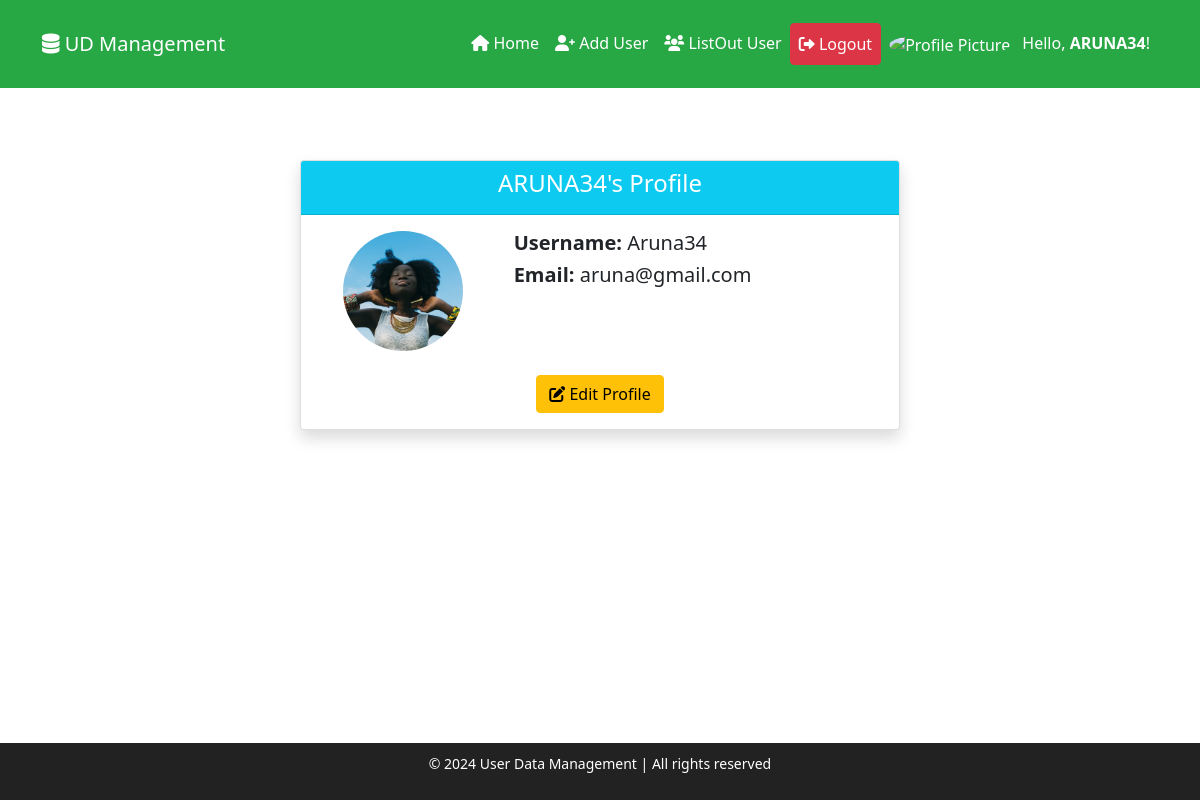
The page /blog/profile/ (signed in) on the database as committed earlier.
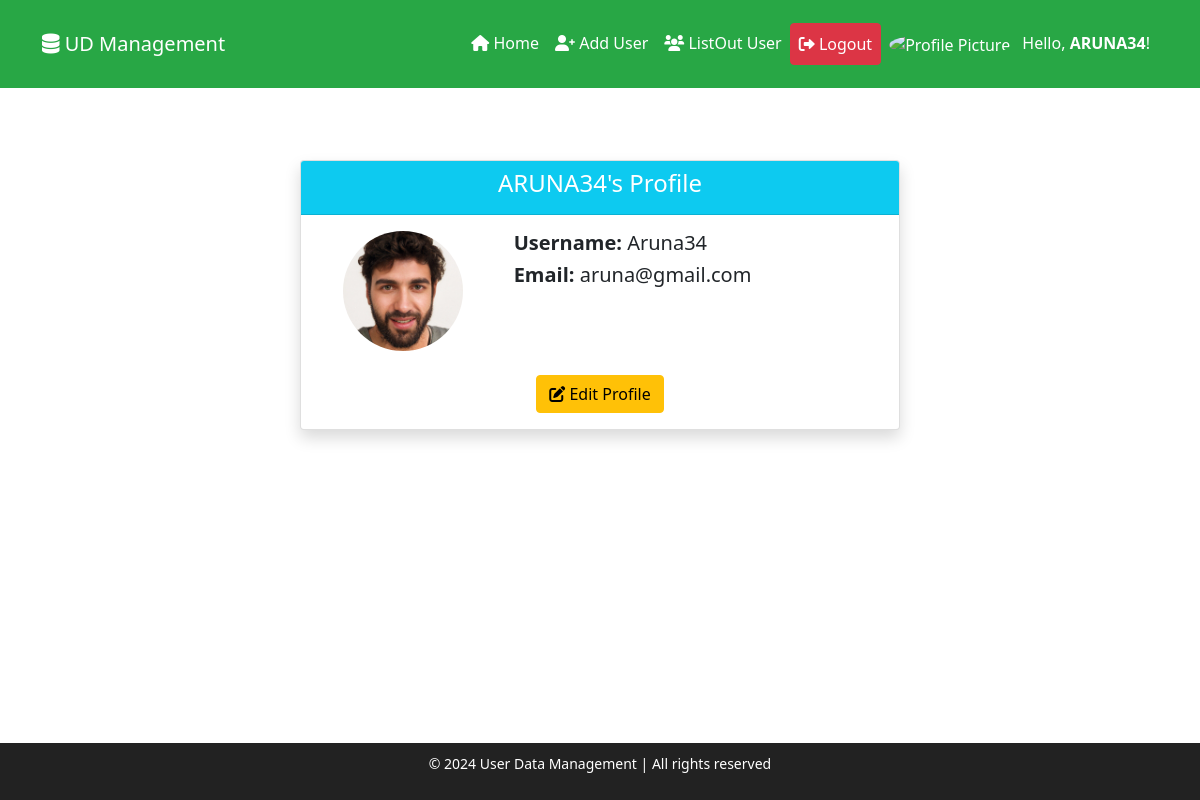
The same page on the database as committed later.
### blog/models.py (models this page shows, shortened)
class UserData(models.Model):
    username = models.CharField(max_length=100, unique=True)
    email = models.EmailField(unique=True)
    password = models.CharField(max_length=200)  # Store hashed password
    profile_picture = models.ImageField(upload_to='profile_pics/', blank=True, null=True)  # Add profile picture
    created_at = models.DateTimeField(auto_now_add=True)  # Automatically set the registration time

### blog/views.py (the view)
# urls.py: path('profile/', profile, name='profile'),
def profile(request):
    if request.session.get('user_id') is None:
        return redirect('blog:login')
    user_id = request.session.get('user_id')
    user_profile = UserData.objects.get(id=user_id)
    print("image",user_profile.profile_picture)
    return render(request, 'profile.html', {'user': user_profile})

### blog/templates/profile.html (shortened to what this page needs)
{% extends 'base.html' %} {% load static %} {% block content %}
<div class="card shadow mt-4 mx-auto" style="max-width: 600px">
  <div class="card-header text-center bg-info text-white">
    <h4>{{ user.username | upper }}'s Profile</h4>
  </div>
  <div class="card-body">
    <div class="row">
      <div class="col-md-4 text-center">
        {% if user.profile_picture %}
        <img
          src="{{ user.profile_picture.url }}"
          alt="Profile Picture"
          class="img-fluid rounded-circle"
          style="width: 120px; height: 120px; object-fit: cover"
        />
        {% endif %}
      </div>
      <div class="col-md-6">
        <h5><strong>Username:</strong> {{ user.username | capfirst }}</h5>
        <h5><strong>Email:</strong> {{ user.email }}</h5>
      </div>
    </div>
    <div class="text-center mt-4">
      <a href="{% url 'blog:edit_profile' %}" class="btn btn-warning">
        <i class="fas fa-edit"></i> Edit Profile
      </a>
    </div>
  </div>
</div>
{% endblock %}

### blog/templates/base.html (shortened to what this page needs)
{% load static %}<!DOCTYPE html>
<html lang="en">
  <head>
    <link
      href="https://cdn.jsdelivr.net/npm/bootstrap@5.1.3/dist/css/bootstrap.min.css"
      rel="stylesheet"
    />
    <link
      href="https://cdn.jsdelivr.net/npm/bootstrap-icons/font/bootstrap-icons.css"
      rel="stylesheet"
    />
    <link
      href="https://cdnjs.cloudflare.com/ajax/libs/font-awesome/6.0.0/css/all.min.css"
      rel="stylesheet"
    />
  </head>
  <body
    style="display: flex; flex-direction: column; min-height: 100vh; margin: 0"
  >
    <header>
      <nav class="navbar navbar-expand-lg navbar-dark">
        <div class="container">
          <a class="navbar-brand" href="{% url 'blog:index' %}">
            <i class="fas fa-database"></i> UD Management
          </a>
          <div class="collapse navbar-collapse" id="navbarNav">
            <ul class="navbar-nav ms-auto">
              {% if request.session.user_id %}
              <li class="nav-item">
                <a class="nav-link" href="{% url 'blog:index'%}">
                  <i class="fas fa-home"></i> Home
                </a>
              </li>
              <li class="nav-item">
                <a class="nav-link" href="{% url 'blog:contact'%}">
                  <i class="fas fa-user-plus"></i> Add User
                </a>
              </li>
              <li class="nav-item">
                <a class="nav-link" href="{% url 'blog:ListOut'%}">
                  <i class="fas fa-users"></i> ListOut User
                </a>
              </li>
              <li class="nav-item">
                <a
                  class="nav-link btn btn-danger text-white"
                  href="{% url 'blog:logout' %}"
                >
                  <i class="fas fa-sign-out-alt"></i> Logout
                </a>
              </li>
              <li class="nav-item navbar-profile">
                <a class="nav-link text-white" href="{% url 'blog:profile' %}">
                  {% if request.session.profile_picture %}
                  <img
                    src="{{ request.session.profile_picture.url }}"
                    alt="Profile Picture"
                    style="
                      width: 24px;
                      height: 24px;
                      object-fit: cover;
                      border-radius: 50%;
                      margin-right: 8px;
                    "
                  />
                  {% endif %}</i> Hello,
                  <b>{{ request.session.username | upper }}</b>!
                </a>
              </li>
              {% endif %}
            </ul>
          </div>
        </div>
      </nav>
    </header>
    <br /><br />
    <main>{% block content %} {% endblock %}</main>
    <br /><br />
    <br /><br />
    <footer
      style="
        position: fixed;
        bottom: 0;
        left: 0;
        width: 100%;
        background-color: #222;
        color: #fff;
        text-align: center;
        padding: 10px 0;
        font-size: 14px;
      "
    >
      <p>&copy; 2024 User Data Management | All rights reserved</p>
    </footer>
  </body>
</html>

### blog/templates/base.html (style rules this page uses)
header { background-color: #28a745; color: white; padding: 15px 0; }
footer { background-color: #343a40; color: white; padding: 10px 0; text-align: center; }
.navbar-nav li a { color: white !important; }

Rows that differ between the two databases and show on the page:
changed UserData "ARUNA34": profile_picture: a different picture
